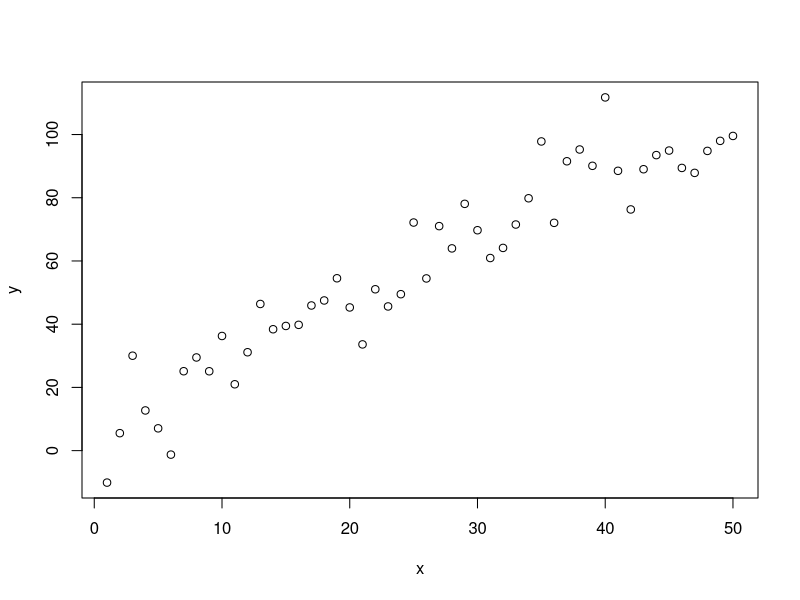

This figure's R source:
## ---- chunk 1
knitr::opts_chunk$set(echo = TRUE)
## ---- chunk 2
#source("Code/LearnBayes-discrete.R")
## ---- chunk 3
n <- 50
b0.true <- 7
b1.true <- 2
tau.true <- .01
x <- 1:n
y <- rnorm(n,b0.true+b1.true*x,sd=sqrt(1/tau.true))
plot(x,y)

print(lm(y~x))
